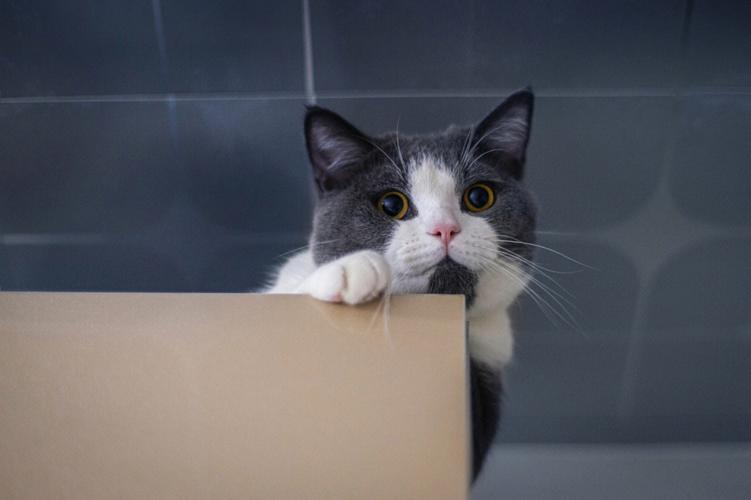
#> input picture reference/程序源码/uptech_vision_ai_class_code/f_feature_match/cat.jpeg, 751 x 500 px
$ python laplacian_sobel.py   (older library calls are emulated)
#> lines starting #> are read from the running program, lines starting #| are printed output that depends on the picture
import cv2
import numpy as np
import matplotlib.pyplot as plt

# 读取图片
img = cv2.imread('cat.jpeg')
#> img is the input picture: shape (500, 751, 3); mean B, G, R 95.3, 89.5, 89.5

# 将图片转换为灰度图
gray_img = cv2.cvtColor(img, cv2.COLOR_BGR2GRAY)
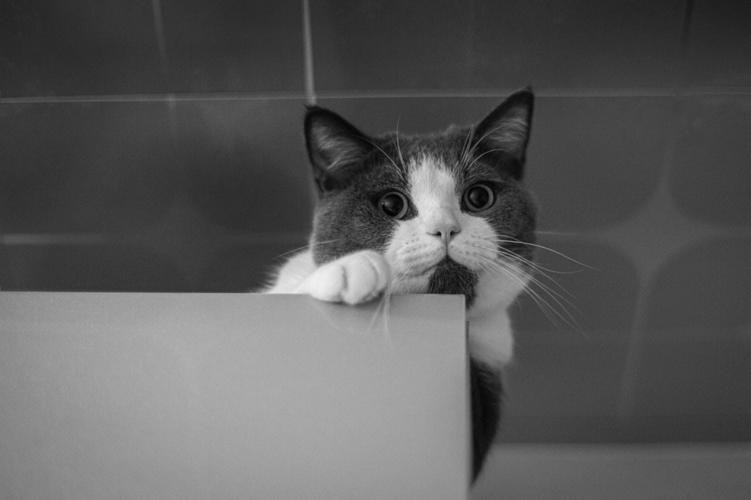
#> gray_img: shape (500, 751); min 0, max 240, mean 90.1

# 使用Sobel算子进行边缘检测
sobel_edges = cv2.Sobel(gray_img, cv2.CV_8U, 1, 1, ksize=3)
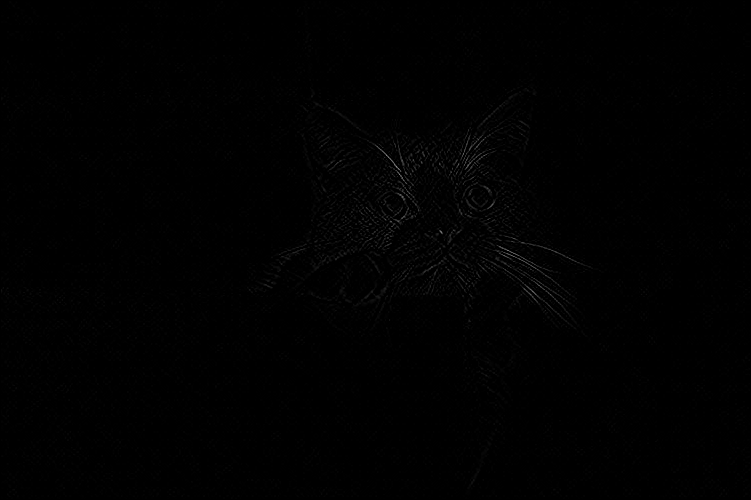
#> sobel_edges: shape (500, 751); min 0, max 140, mean 1


# 使用Laplacian算子进行边缘检测
laplacian_edges = cv2.Laplacian(gray_img, cv2.CV_8U)

# 显示原始图像和处理后的图像（可选）
plt.figure(figsize=(10,10))
plt.subplot(1,3,1), plt.imshow(gray_img, cmap='gray'), plt.title('Original Image')
plt.subplot(1,3,2), plt.imshow(sobel_edges, cmap='gray'), plt.title('Edges using Sobel Operator')
plt.subplot(1,3,3), plt.imshow(laplacian_edges, cmap='gray'), plt.title('Edges using Laplacian Operator')
plt.show()
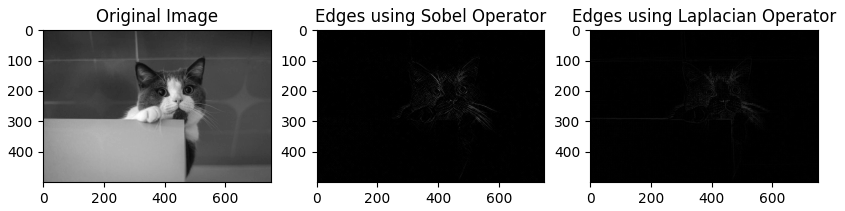
#> figure drawn by matplotlib, 3 panels

$ run again, with reference/程序源码/uptech_vision_ai_class_code/f_feature_match/template.jpeg copied over reference/程序源码/uptech_vision_ai_class_code/f_feature_match/cat.jpeg
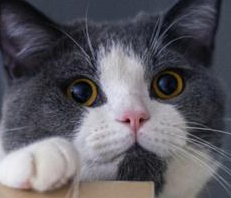
#> input picture reference/程序源码/uptech_vision_ai_class_code/f_feature_match/template.jpeg, 231 x 198 px
#> img is the input picture: shape (198, 231, 3); mean B, G, R 98.6, 91.6, 93.8
#> `laplacian_edges = cv2.Laplacian(gray_img, cv2.CV_8U)`:
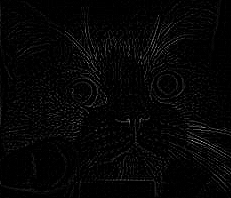
#> laplacian_edges: shape (198, 231); min 0, max 205, mean 5.5
#> `plt.show()`:
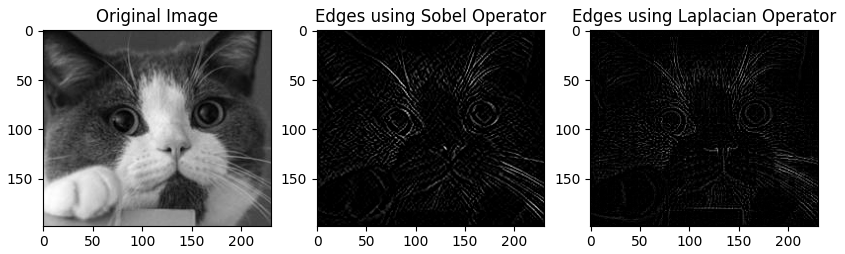
#> figure drawn by matplotlib, 3 panels
